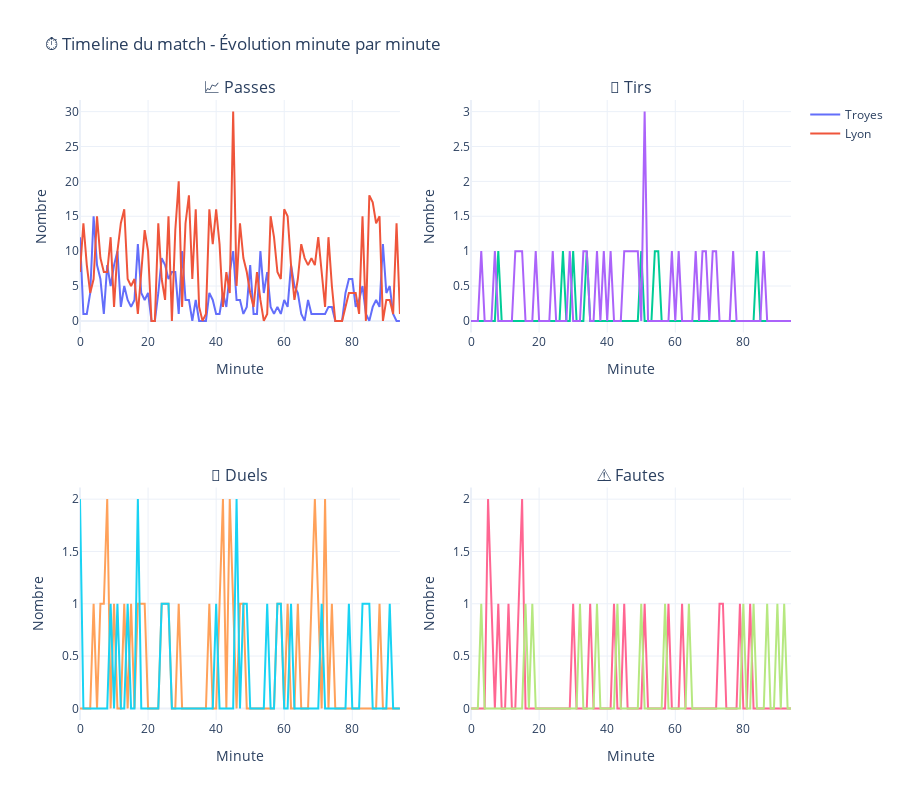

The cell this chart's notebook holds for it:
### Markdown cell above
## ⏱️ Section 7 : Timeline et évolution du match

### 🎓 Leçon : Analyse temporelle
L'évolution minute par minute révèle :
- Les moments d'intensité
- Les changements tactiques
- L'impact des buts

### Code cell
# Timeline des événements clés

def creer_timeline_detaillee(df):
    """
    Crée une timeline détaillée avec plusieurs types d'événements.
    """
    evenements_cles = ['Pass', 'Shot', 'Duel', 'Foul Committed']
    
    timeline_data = []
    
    for minute in range(0, int(df['minute'].max()) + 1):
        df_minute = df[df['minute'] == minute]
        
        for team in df['team.name'].unique():
            df_team_minute = df_minute[df_minute['team.name'] == team]
            
            for event_type in evenements_cles:
                count = len(df_team_minute[df_team_minute['type.name'] == event_type])
                
                timeline_data.append({
                    'Minute': minute,
                    'Équipe': team,
                    'Type': event_type,
                    'Nombre': count
                })
    
    return pd.DataFrame(timeline_data)

timeline_df = creer_timeline_detaillee(df)

# Créer un graphique pour chaque type d'événement
fig = make_subplots(
    rows=2, cols=2,
    subplot_titles=('📈 Passes', '🎯 Tirs', '💪 Duels', '⚠️ Fautes'),
)

evenements = ['Pass', 'Shot', 'Duel', 'Foul Committed']
positions = [(1,1), (1,2), (2,1), (2,2)]

for event, pos in zip(evenements, positions):
    df_event = timeline_df[timeline_df['Type'] == event]
    
    for team in df['team.name'].unique():
        df_team = df_event[df_event['Équipe'] == team]
        
        fig.add_trace(
            go.Scatter(
                x=df_team['Minute'],
                y=df_team['Nombre'],
                name=team,
                mode='lines',
                showlegend=(pos == (1,1)),  # Légende uniquement sur le premier
                line=dict(width=2)
            ),
            row=pos[0], col=pos[1]
        )

fig.update_layout(
    height=800,
    title_text='⏱️ Timeline du match - Évolution minute par minute',
    template='plotly_white',
    hovermode='x unified'
)

fig.update_xaxes(title_text='Minute', range=[0, df['minute'].max()])
fig.update_yaxes(title_text='Nombre')

fig.show()

print("\n💡 Les pics indiquent les moments d'intensité du match")

### Figure 1 — Plotly figure (JSON) as saved in the notebook; plotly's stock layout.template omitted (floating-point values rounded to 4 significant figures)
{"data": [{"line": {"width": 2}, "mode": "lines", "name": "Troyes", "showlegend": true, "type": "scatter", "x": [0, 1, 2, 3, 4, 5, 6, 7, 8, 9, 10, 11, 12, 13, 14, 15, 16, 17, 18, 19, 20, 21, 22, 23, 24, 25, 26, 27, 28, 29, 30, 31, 32, 33, 34, 35, 36, 37, 38, 39, 40, 41, 42, 43, 44, 45, 46, 47, 48, 49, 50, 51, 52, 53, 54, 55, 56, 57, 58, 59, 60, 61, 62, 63, 64, 65, 66, 67, 68, 69, 70, 71, 72, 73, 74, 75, 76, 77, 78, 79, 80, 81, 82, 83, 84, 85, 86, 87, 88, 89, 90, 91, 92, 93, 94], "xaxis": "x", "y": [12, 1, 1, 4, 15, 8, 6, 1, 8, 5, 8, 10, 2, 5, 3, 2, 3, 11, 4, 3, 4, 0, 0, 4, 9, 8, 6, 7, 7, 1, 10, 3, 3, 0, 3, 0, 0, 0, 4, 3, 1, 1, 4, 2, 7, 10, 3, 3, 1, 2, 8, 1, 1, 10, 4, 7, 2, 1, 2, 1, 3, 2, 8, 5, 4, 1, 0, 3, 1, 1, 1, 1, 1, 2, 2, 0, 0, 0, 4, 6, 6, 2, 3, 5, 1, 0, 2, 3, 2, 11, 4, 5, 1, 0, 0], "yaxis": "y"}, {"line": {"width": 2}, "mode": "lines", "name": "Lyon", "showlegend": true, "type": "scatter", "x": [0, 1, 2, 3, 4, 5, 6, 7, 8, 9, 10, 11, 12, 13, 14, 15, 16, 17, 18, 19, 20, 21, 22, 23, 24, 25, 26, 27, 28, 29, 30, 31, 32, 33, 34, 35, 36, 37, 38, 39, 40, 41, 42, 43, 44, 45, 46, 47, 48, 49, 50, 51, 52, 53, 54, 55, 56, 57, 58, 59, 60, 61, 62, 63, 64, 65, 66, 67, 68, 69, 70, 71, 72, 73, 74, 75, 76, 77, 78, 79, 80, 81, 82, 83, 84, 85, 86, 87, 88, 89, 90, 91, 92, 93, 94], "xaxis": "x", "y": [7, 14, 8, 4, 6, 15, 9, 7, 7, 12, 2, 10, 14, 16, 6, 5, 6, 1, 7, 13, 10, 0, 0, 14, 6, 3, 15, 0, 13, 20, 2, 14, 18, 6, 16, 2, 0, 1, 16, 11, 16, 11, 2, 7, 4, 30, 5, 14, 9, 7, 4, 2, 7, 3, 0, 1, 15, 12, 7, 6, 16, 15, 8, 3, 6, 11, 9, 8, 9, 8, 12, 7, 2, 12, 5, 0, 0, 0, 2, 4, 4, 4, 1, 15, 0, 18, 17, 14, 15, 0, 3, 3, 1, 14, 1], "yaxis": "y"}, {"line": {"width": 2}, "mode": "lines", "name": "Troyes", "showlegend": false, "type": "scatter", "x": [0, 1, 2, 3, 4, 5, 6, 7, 8, 9, 10, 11, 12, 13, 14, 15, 16, 17, 18, 19, 20, 21, 22, 23, 24, 25, 26, 27, 28, 29, 30, 31, 32, 33, 34, 35, 36, 37, 38, 39, 40, 41, 42, 43, 44, 45, 46, 47, 48, 49, 50, 51, 52, 53, 54, 55, 56, 57, 58, 59, 60, 61, 62, 63, 64, 65, 66, 67, 68, 69, 70, 71, 72, 73, 74, 75, 76, 77, 78, 79, 80, 81, 82, 83, 84, 85, 86, 87, 88, 89, 90, 91, 92, 93, 94], "xaxis": "x2", "y": [0, 0, 0, 0, 0, 0, 0, 0, 1, 0, 0, 0, 0, 0, 0, 0, 0, 0, 0, 0, 0, 0, 0, 0, 0, 0, 0, 1, 0, 0, 1, 0, 0, 0, 1, 0, 0, 0, 0, 0, 0, 0, 0, 0, 0, 0, 0, 0, 0, 0, 1, 0, 0, 0, 1, 1, 0, 0, 0, 0, 0, 0, 0, 0, 0, 0, 0, 0, 0, 0, 0, 0, 0, 0, 0, 0, 0, 0, 0, 0, 0, 0, 0, 0, 1, 0, 0, 0, 0, 0, 0, 0, 0, 0, 0], "yaxis": "y2"}, {"line": {"width": 2}, "mode": "lines", "name": "Lyon", "showlegend": false, "type": "scatter", "x": [0, 1, 2, 3, 4, 5, 6, 7, 8, 9, 10, 11, 12, 13, 14, 15, 16, 17, 18, 19, 20, 21, 22, 23, 24, 25, 26, 27, 28, 29, 30, 31, 32, 33, 34, 35, 36, 37, 38, 39, 40, 41, 42, 43, 44, 45, 46, 47, 48, 49, 50, 51, 52, 53, 54, 55, 56, 57, 58, 59, 60, 61, 62, 63, 64, 65, 66, 67, 68, 69, 70, 71, 72, 73, 74, 75, 76, 77, 78, 79, 80, 81, 82, 83, 84, 85, 86, 87, 88, 89, 90, 91, 92, 93, 94], "xaxis": "x2", "y": [0, 0, 0, 1, 0, 0, 0, 1, 0, 0, 0, 0, 0, 1, 1, 1, 0, 0, 0, 1, 0, 0, 0, 0, 1, 0, 0, 0, 0, 1, 0, 0, 0, 1, 1, 0, 0, 1, 0, 1, 0, 1, 0, 0, 0, 1, 1, 1, 1, 1, 0, 3, 0, 0, 0, 0, 0, 0, 0, 1, 0, 1, 0, 0, 0, 0, 1, 0, 1, 1, 0, 1, 1, 0, 0, 0, 0, 1, 0, 0, 0, 0, 0, 0, 0, 0, 1, 0, 0, 0, 0, 0, 0, 0, 0], "yaxis": "y2"}, {"line": {"width": 2}, "mode": "lines", "name": "Troyes", "showlegend": false, "type": "scatter", "x": [0, 1, 2, 3, 4, 5, 6, 7, 8, 9, 10, 11, 12, 13, 14, 15, 16, 17, 18, 19, 20, 21, 22, 23, 24, 25, 26, 27, 28, 29, 30, 31, 32, 33, 34, 35, 36, 37, 38, 39, 40, 41, 42, 43, 44, 45, 46, 47, 48, 49, 50, 51, 52, 53, 54, 55, 56, 57, 58, 59, 60, 61, 62, 63, 64, 65, 66, 67, 68, 69, 70, 71, 72, 73, 74, 75, 76, 77, 78, 79, 80, 81, 82, 83, 84, 85, 86, 87, 88, 89, 90, 91, 92, 93, 94], "xaxis": "x3", "y": [0, 0, 0, 0, 1, 0, 1, 1, 2, 0, 1, 0, 0, 1, 0, 1, 0, 1, 1, 1, 0, 0, 0, 0, 1, 1, 1, 0, 0, 1, 0, 0, 0, 0, 0, 0, 0, 0, 1, 0, 0, 1, 2, 0, 2, 1, 0, 1, 1, 0, 0, 0, 0, 0, 0, 0, 0, 0, 1, 1, 0, 1, 0, 0, 1, 0, 0, 0, 1, 2, 1, 0, 2, 0, 1, 0, 0, 0, 0, 0, 0, 0, 0, 0, 0, 0, 0, 0, 1, 0, 0, 0, 0, 0, 0], "yaxis": "y3"}, {"line": {"width": 2}, "mode": "lines", "name": "Lyon", "showlegend": false, "type": "scatter", "x": [0, 1, 2, 3, 4, 5, 6, 7, 8, 9, 10, 11, 12, 13, 14, 15, 16, 17, 18, 19, 20, 21, 22, 23, 24, 25, 26, 27, 28, 29, 30, 31, 32, 33, 34, 35, 36, 37, 38, 39, 40, 41, 42, 43, 44, 45, 46, 47, 48, 49, 50, 51, 52, 53, 54, 55, 56, 57, 58, 59, 60, 61, 62, 63, 64, 65, 66, 67, 68, 69, 70, 71, 72, 73, 74, 75, 76, 77, 78, 79, 80, 81, 82, 83, 84, 85, 86, 87, 88, 89, 90, 91, 92, 93, 94], "xaxis": "x3", "y": [2, 0, 0, 0, 0, 0, 0, 0, 0, 1, 0, 1, 0, 0, 1, 0, 0, 2, 0, 0, 0, 0, 0, 0, 1, 1, 1, 0, 0, 0, 0, 0, 0, 0, 0, 0, 0, 0, 0, 0, 1, 0, 0, 0, 0, 0, 2, 0, 1, 1, 0, 0, 0, 0, 0, 1, 0, 0, 1, 1, 0, 0, 1, 0, 0, 0, 0, 0, 0, 0, 0, 1, 0, 0, 0, 0, 0, 0, 0, 1, 0, 0, 0, 1, 1, 1, 0, 0, 0, 0, 0, 1, 0, 0, 0], "yaxis": "y3"}, {"line": {"width": 2}, "mode": "lines", "name": "Troyes", "showlegend": false, "type": "scatter", "x": [0, 1, 2, 3, 4, 5, 6, 7, 8, 9, 10, 11, 12, 13, 14, 15, 16, 17, 18, 19, 20, 21, 22, 23, 24, 25, 26, 27, 28, 29, 30, 31, 32, 33, 34, 35, 36, 37, 38, 39, 40, 41, 42, 43, 44, 45, 46, 47, 48, 49, 50, 51, 52, 53, 54, 55, 56, 57, 58, 59, 60, 61, 62, 63, 64, 65, 66, 67, 68, 69, 70, 71, 72, 73, 74, 75, 76, 77, 78, 79, 80, 81, 82, 83, 84, 85, 86, 87, 88, 89, 90, 91, 92, 93, 94], "xaxis": "x4", "y": [0, 0, 0, 0, 0, 2, 1, 0, 1, 0, 0, 1, 0, 0, 1, 2, 0, 0, 0, 0, 0, 0, 0, 0, 0, 0, 0, 0, 0, 0, 1, 0, 0, 0, 0, 1, 0, 0, 0, 0, 0, 0, 1, 0, 0, 1, 0, 0, 0, 0, 0, 1, 0, 0, 0, 0, 0, 0, 1, 0, 0, 0, 1, 0, 0, 0, 0, 0, 0, 0, 0, 0, 0, 1, 1, 0, 0, 0, 0, 1, 0, 0, 1, 0, 0, 0, 0, 0, 0, 0, 0, 0, 0, 0, 0], "yaxis": "y4"}, {"line": {"width": 2}, "mode": "lines", "name": "Lyon", "showlegend": false, "type": "scatter", "x": [0, 1, 2, 3, 4, 5, 6, 7, 8, 9, 10, 11, 12, 13, 14, 15, 16, 17, 18, 19, 20, 21, 22, 23, 24, 25, 26, 27, 28, 29, 30, 31, 32, 33, 34, 35, 36, 37, 38, 39, 40, 41, 42, 43, 44, 45, 46, 47, 48, 49, 50, 51, 52, 53, 54, 55, 56, 57, 58, 59, 60, 61, 62, 63, 64, 65, 66, 67, 68, 69, 70, 71, 72, 73, 74, 75, 76, 77, 78, 79, 80, 81, 82, 83, 84, 85, 86, 87, 88, 89, 90, 91, 92, 93, 94], "xaxis": "x4", "y": [0, 0, 0, 1, 0, 0, 0, 0, 0, 0, 0, 0, 0, 0, 0, 0, 1, 0, 1, 0, 0, 0, 0, 0, 0, 0, 0, 0, 0, 0, 0, 0, 1, 0, 0, 0, 0, 1, 0, 0, 0, 0, 0, 1, 0, 0, 0, 0, 0, 0, 1, 0, 0, 0, 0, 0, 0, 1, 0, 0, 0, 0, 0, 0, 1, 0, 0, 0, 0, 0, 0, 0, 0, 0, 0, 0, 0, 0, 0, 0, 1, 0, 0, 1, 0, 0, 0, 1, 0, 0, 1, 0, 1, 0, 0], "yaxis": "y4"}], "layout": {"annotations": [{"font": {"size": 16}, "showarrow": false, "text": "📈 Passes", "x": 0.225, "xanchor": "center", "xref": "paper", "y": 1, "yanchor": "bottom", "yref": "paper"}, {"font": {"size": 16}, "showarrow": false, "text": "🎯 Tirs", "x": 0.775, "xanchor": "center", "xref": "paper", "y": 1, "yanchor": "bottom", "yref": "paper"}, {"font": {"size": 16}, "showarrow": false, "text": "💪 Duels", "x": 0.225, "xanchor": "center", "xref": "paper", "y": 0.375, "yanchor": "bottom", "yref": "paper"}, {"font": {"size": 16}, "showarrow": false, "text": "⚠️ Fautes", "x": 0.775, "xanchor": "center", "xref": "paper", "y": 0.375, "yanchor": "bottom", "yref": "paper"}], "height": 800, "hovermode": "x unified", "title": {"text": "⏱️ Timeline du match - Évolution minute par minute"}, "xaxis": {"anchor": "y", "domain": [0, 0.45], "range": [0, 94], "title": {"text": "Minute"}}, "xaxis2": {"anchor": "y2", "domain": [0.55, 1], "range": [0, 94], "title": {"text": "Minute"}}, "xaxis3": {"anchor": "y3", "domain": [0, 0.45], "range": [0, 94], "title": {"text": "Minute"}}, "xaxis4": {"anchor": "y4", "domain": [0.55, 1], "range": [0, 94], "title": {"text": "Minute"}}, "yaxis": {"anchor": "x", "domain": [0.625, 1], "title": {"text": "Nombre"}}, "yaxis2": {"anchor": "x2", "domain": [0.625, 1], "title": {"text": "Nombre"}}, "yaxis3": {"anchor": "x3", "domain": [0, 0.375], "title": {"text": "Nombre"}}, "yaxis4": {"anchor": "x4", "domain": [0, 0.375], "title": {"text": "Nombre"}}}}
